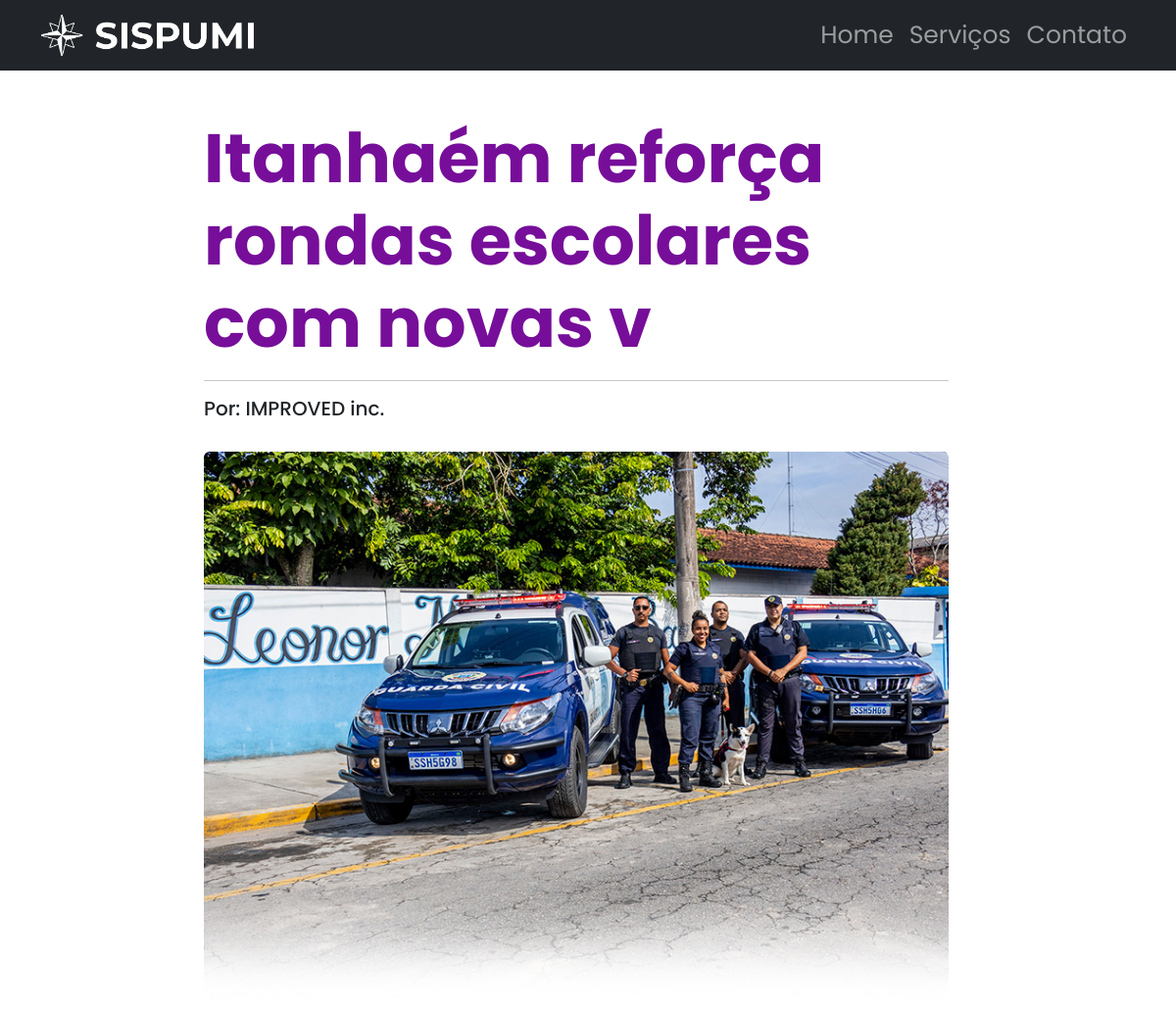
The page /noticias.php?id_noticia=2 (upper part) on the database as committed earlier.
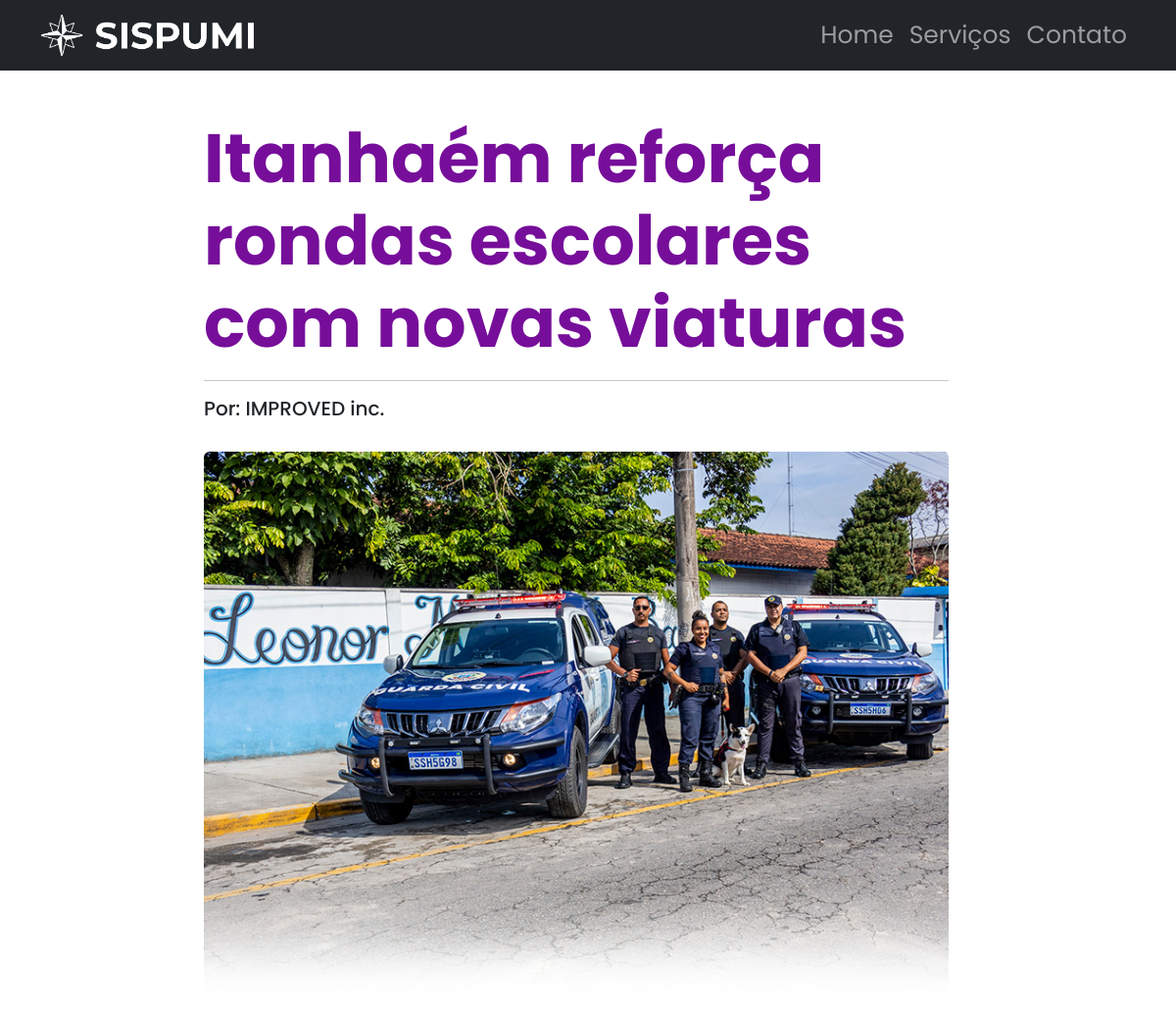
The same page on the database as committed later.
### tables this page shows
CREATE TABLE IF NOT EXISTS `noticia` (
  `id_noticia` int(11) NOT NULL AUTO_INCREMENT,
  `titulo_noticia` varchar(60) NOT NULL,
  `texto_noticia` text NOT NULL,
  `imagem_noticia` text NOT NULL,
  `link_noticia` text,
  `status_noticia` int(11) NOT NULL,
  `adm_id_adm` int(11) DEFAULT NULL,
  PRIMARY KEY (`id_noticia`),
  KEY `adm_id_adm` (`adm_id_adm`)
);

### noticias.php (the view, shortened to what this page needs)
<?php
include('conexao.php');
if(isset($_GET['id_noticia'])){
  $id_noticia = $_GET['id_noticia'];
  $sql1 = 'SELECT * FROM noticia WHERE id_noticia = '.$id_noticia;
}else{
  header("Location: ./index.php");
}
?>
<!DOCTYPE html>
<html>
<head>
	<link rel="stylesheet" type="text/css" href="css/bootstrap.min.css">
</head>
<body>
<nav class="navbar navbar-expand-lg navbar-dark bg-dark static-top">
  <div class="container">
    <a class="navbar-brand" href="index.php">
      <img src="./img/logo.png" alt="..." height="46">
    </a>
    <div class="collapse navbar-collapse" id="navbarSupportedContent">
      <ul class="navbar-nav ms-auto">
        <li class="nav-item">
          <a class="nav-link" aria-current="page" href="index.php" style="font-size: 25px;">Home</a>
        </li>
        <li class="nav-item">
          <a class="nav-link" href="servicos.html" style="font-size: 25px;">Serviços</a>
        </li>
        <li class="nav-item">
          <a class="nav-link" href="contato.html" style="font-size: 25px;">Contato</a>
        </li>
      </ul>
    </div>
  </div>
</nav>
<br>
<?php
  $executa = $con->query($sql1);
  if($executa -> fetch_array() == ""){
    $titulo = "Notícia Indisponível";
    $texto = "Notícia temporariamente indisponível, isso ocorre quando a notícia é removida ou temporariamente desativada!";
    $imagem = "";
  }else{
    $executa = $con->query($sql1);
    $noticia = $executa -> fetch_array();
    $titulo = $noticia['titulo_noticia'];
    $imagem = $noticia['imagem_noticia'];
  }
?>
<div class="row container-fluid">
  <div class="col-sm-2"></div>
  <div class="col-sm-8">
    <br>
    <h1 style="font-size: 70px; color: #760E9A;"><strong><?php echo $titulo; ?></strong></h1>
    <hr>
    <h5>Por: IMPROVED inc.</h5>
    <br>
 	  <img src="<?php echo $imagem; ?>" class="rounded" alt="Imagem não encontrada" style="max-width: 100%;">
  <br><br>
  <br>
    <br>
  </div>
  <div class="col-sm-2"></div>
</div>
</body>
</html>

Rows that differ between the two databases and show on the page:
changed noticia: titulo_noticia "Itanhaém reforça rondas escolares com novas v" → "Itanhaém reforça rondas escolares com novas viaturas"
